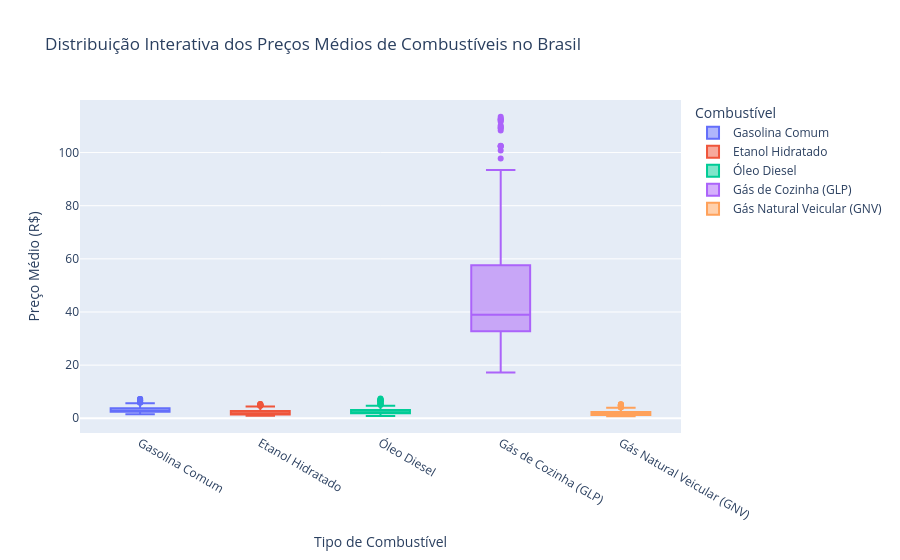

Write notebook code for a chart like this one.
### Markdown cell above
## BoxPlot ##

### Code cell
valores_colunas = [
    'gasolina_comum_preco_revenda_avg',
    'etanol_hidratado_preco_revenda_avg',
    'oleo_diesel_preco_revenda_avg',
    'gas_cozinha_glp_preco_revenda_avg',
    'gas_natural_veicular_gnv_preco_revenda_avg'
]

df_valores = df[valores_colunas]

df_boxplot = df_valores.melt(var_name='Combustível', value_name='Preço Médio')

renomear_colunas = {
    'gasolina_comum_preco_revenda_avg': 'Gasolina Comum',
    'etanol_hidratado_preco_revenda_avg': 'Etanol Hidratado',
    'oleo_diesel_preco_revenda_avg': 'Óleo Diesel',
    'gas_cozinha_glp_preco_revenda_avg': 'Gás de Cozinha (GLP)',
    'gas_natural_veicular_gnv_preco_revenda_avg': 'Gás Natural Veicular (GNV)'
}
df_boxplot['Combustível'] = df_boxplot['Combustível'].map(renomear_colunas)


fig = px.box(df_boxplot, x='Combustível', y='Preço Médio',
             title='Distribuição Interativa dos Preços Médios de Combustíveis no Brasil',
             labels={'Preço Médio': 'Preço Médio (R$)'},
             color='Combustível')


fig.update_layout(
    xaxis_title='Tipo de Combustível',
    yaxis_title='Preço Médio (R$)',
    hovermode='x unified'
)

fig.show()

### Figure 1 — Plotly figure (JSON) as saved in the notebook; plotly's stock layout.template omitted (floating-point values rounded to 4 significant figures; data arrays with more than 128 entries replaced by an {"elided": "..."} marker saying what was removed)
{"data": [{"alignmentgroup": "True", "hovertemplate": "Combustível=%{x}<br>Preço Médio (R$)=%{y}<extra></extra>", "legendgroup": "Gasolina Comum", "marker": {"color": "#636efa"}, "name": "Gasolina Comum", "notched": false, "offsetgroup": "Gasolina Comum", "orientation": "v", "showlegend": true, "type": "box", "x": {"elided": "258 str values"}, "x0": " ", "xaxis": "x", "y": {"elided": "258 float values"}, "y0": " ", "yaxis": "y"}, {"alignmentgroup": "True", "hovertemplate": "Combustível=%{x}<br>Preço Médio (R$)=%{y}<extra></extra>", "legendgroup": "Etanol Hidratado", "marker": {"color": "#EF553B"}, "name": "Etanol Hidratado", "notched": false, "offsetgroup": "Etanol Hidratado", "orientation": "v", "showlegend": true, "type": "box", "x": {"elided": "258 str values"}, "x0": " ", "xaxis": "x", "y": {"elided": "258 float values"}, "y0": " ", "yaxis": "y"}, {"alignmentgroup": "True", "hovertemplate": "Combustível=%{x}<br>Preço Médio (R$)=%{y}<extra></extra>", "legendgroup": "Óleo Diesel", "marker": {"color": "#00cc96"}, "name": "Óleo Diesel", "notched": false, "offsetgroup": "Óleo Diesel", "orientation": "v", "showlegend": true, "type": "box", "x": {"elided": "258 str values"}, "x0": " ", "xaxis": "x", "y": {"elided": "258 float values"}, "y0": " ", "yaxis": "y"}, {"alignmentgroup": "True", "hovertemplate": "Combustível=%{x}<br>Preço Médio (R$)=%{y}<extra></extra>", "legendgroup": "Gás de Cozinha (GLP)", "marker": {"color": "#ab63fa"}, "name": "Gás de Cozinha (GLP)", "notched": false, "offsetgroup": "Gás de Cozinha (GLP)", "orientation": "v", "showlegend": true, "type": "box", "x": {"elided": "258 str values"}, "x0": " ", "xaxis": "x", "y": {"elided": "258 float values"}, "y0": " ", "yaxis": "y"}, {"alignmentgroup": "True", "hovertemplate": "Combustível=%{x}<br>Preço Médio (R$)=%{y}<extra></extra>", "legendgroup": "Gás Natural Veicular (GNV)", "marker": {"color": "#FFA15A"}, "name": "Gás Natural Veicular (GNV)", "notched": false, "offsetgroup": "Gás Natural Veicular (GNV)", "orientation": "v", "showlegend": true, "type": "box", "x": {"elided": "258 str values"}, "x0": " ", "xaxis": "x", "y": {"elided": "258 float values"}, "y0": " ", "yaxis": "y"}], "layout": {"boxmode": "overlay", "hovermode": "x unified", "legend": {"title": {"text": "Combustível"}, "tracegroupgap": 0}, "title": {"text": "Distribuição Interativa dos Preços Médios de Combustíveis no Brasil"}, "xaxis": {"anchor": "y", "categoryarray": ["Gasolina Comum", "Etanol Hidratado", "Óleo Diesel", "Gás de Cozinha (GLP)", "Gás Natural Veicular (GNV)"], "categoryorder": "array", "domain": [0, 1], "title": {"text": "Tipo de Combustível"}}, "yaxis": {"anchor": "x", "domain": [0, 1], "title": {"text": "Preço Médio (R$)"}}}}
